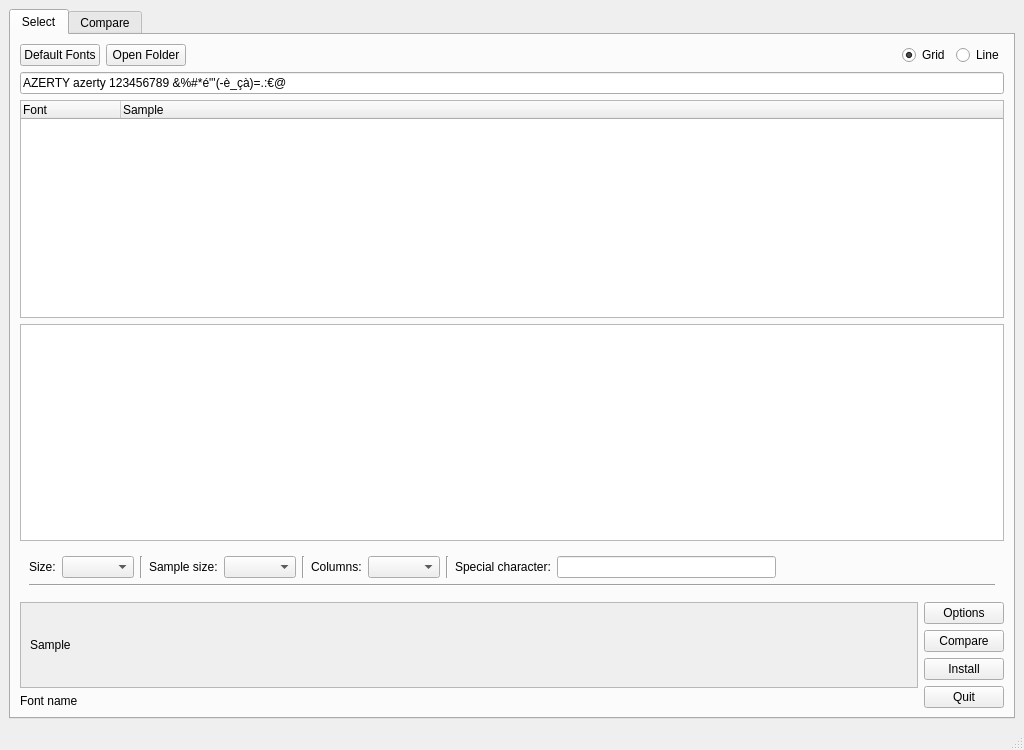
<?xml version="1.0" encoding="UTF-8"?>
<ui version="4.0">
 <class>MainWindow</class>
 <widget class="QMainWindow" name="MainWindow">
  <property name="geometry">
   <rect>
    <x>0</x>
    <y>0</y>
    <width>1024</width>
    <height>750</height>
   </rect>
  </property>
  <property name="windowTitle">
   <string notr="true">Font Installer</string>
  </property>
  <property name="windowIcon">
   <iconset resource="ressources.qrc">
    <normaloff>:/images/icon</normaloff>:/images/icon</iconset>
  </property>
  <widget class="QWidget" name="centralwidget">
   <layout class="QVBoxLayout" name="verticalLayout_6">
    <item>
     <widget class="QTabWidget" name="tabWidget">
      <property name="currentIndex">
       <number>0</number>
      </property>
      <widget class="QWidget" name="tabSelect">
       <attribute name="title">
        <string>Select</string>
       </attribute>
       <layout class="QVBoxLayout" name="verticalLayout_5">
        <item>
         <layout class="QHBoxLayout" name="inputLayout">
          <item>
           <widget class="QPushButton" name="buttonDefault">
            <property name="text">
             <string>Default Fonts</string>
            </property>
           </widget>
          </item>
          <item>
           <widget class="QPushButton" name="buttonFolder">
            <property name="text">
             <string>Open Folder</string>
            </property>
           </widget>
          </item>
          <item>
           <spacer name="horizontalSpacer">
            <property name="orientation">
             <enum>Qt::Horizontal</enum>
            </property>
            <property name="sizeHint" stdset="0">
             <size>
              <width>40</width>
              <height>20</height>
             </size>
            </property>
           </spacer>
          </item>
          <item>
           <layout class="QHBoxLayout" name="horizontalLayout_4">
            <item>
             <widget class="QRadioButton" name="radioGrid">
              <property name="text">
               <string>Grid</string>
              </property>
              <property name="checked">
               <bool>true</bool>
              </property>
             </widget>
            </item>
            <item>
             <widget class="QRadioButton" name="radioLine">
              <property name="text">
               <string>Line</string>
              </property>
              <property name="checked">
               <bool>false</bool>
              </property>
             </widget>
            </item>
           </layout>
          </item>
         </layout>
        </item>
        <item>
         <layout class="QHBoxLayout" name="textLayout">
          <item>
           <widget class="QLineEdit" name="lineEdit">
            <property name="text">
             <string notr="true">AZERTY azerty 123456789 &amp;%#*é&quot;'(-è_çà)=.:€@</string>
            </property>
           </widget>
          </item>
         </layout>
        </item>
        <item>
         <widget class="QTreeWidget" name="treeWidget">
          <property name="selectionMode">
           <enum>QAbstractItemView::SingleSelection</enum>
          </property>
          <property name="textElideMode">
           <enum>Qt::ElideNone</enum>
          </property>
          <column>
           <property name="text">
            <string>Font</string>
           </property>
          </column>
          <column>
           <property name="text">
            <string>Sample</string>
           </property>
          </column>
         </widget>
        </item>
        <item>
         <widget class="QTableWidget" name="tableWidget">
          <property name="selectionMode">
           <enum>QAbstractItemView::SingleSelection</enum>
          </property>
          <property name="textElideMode">
           <enum>Qt::ElideNone</enum>
          </property>
          <attribute name="horizontalHeaderVisible">
           <bool>false</bool>
          </attribute>
          <attribute name="verticalHeaderVisible">
           <bool>false</bool>
          </attribute>
         </widget>
        </item>
        <item>
         <widget class="QWidget" name="optionsWidget" native="true">
          <property name="sizePolicy">
           <sizepolicy hsizetype="Minimum" vsizetype="Maximum">
            <horstretch>0</horstretch>
            <verstretch>0</verstretch>
           </sizepolicy>
          </property>
          <layout class="QVBoxLayout" name="verticalLayout">
           <item>
            <layout class="QHBoxLayout" name="optionLayout">
             <item>
              <widget class="QLabel" name="labelSize">
               <property name="text">
                <string>Size:</string>
               </property>
              </widget>
             </item>
             <item>
              <widget class="QComboBox" name="comboSize"/>
             </item>
             <item>
              <widget class="Line" name="line_1">
               <property name="orientation">
                <enum>Qt::Vertical</enum>
               </property>
              </widget>
             </item>
             <item>
              <widget class="QLabel" name="labelSampleSize">
               <property name="text">
                <string>Sample size:</string>
               </property>
              </widget>
             </item>
             <item>
              <widget class="QComboBox" name="comboSampleSize"/>
             </item>
             <item>
              <widget class="Line" name="line_2">
               <property name="orientation">
                <enum>Qt::Vertical</enum>
               </property>
              </widget>
             </item>
             <item>
              <widget class="QLabel" name="labelColumns">
               <property name="text">
                <string>Columns:</string>
               </property>
              </widget>
             </item>
             <item>
              <widget class="QComboBox" name="comboColumns"/>
             </item>
             <item>
              <widget class="Line" name="line">
               <property name="orientation">
                <enum>Qt::Vertical</enum>
               </property>
              </widget>
             </item>
             <item>
              <widget class="QLabel" name="labelNeed">
               <property name="text">
                <string>Special character:</string>
               </property>
              </widget>
             </item>
             <item>
              <widget class="QLineEdit" name="editNeed"/>
             </item>
             <item>
              <spacer name="horizontalSpacer_options">
               <property name="orientation">
                <enum>Qt::Horizontal</enum>
               </property>
               <property name="sizeHint" stdset="0">
                <size>
                 <width>40</width>
                 <height>0</height>
                </size>
               </property>
              </spacer>
             </item>
            </layout>
           </item>
           <item>
            <widget class="Line" name="lineOptions">
             <property name="orientation">
              <enum>Qt::Horizontal</enum>
             </property>
            </widget>
           </item>
          </layout>
         </widget>
        </item>
        <item>
         <layout class="QHBoxLayout" name="sampleLayout">
          <item>
           <layout class="QVBoxLayout" name="verticalLayout_4">
            <item>
             <widget class="QScrollArea" name="scrollSample">
              <property name="sizePolicy">
               <sizepolicy hsizetype="Expanding" vsizetype="Minimum">
                <horstretch>0</horstretch>
                <verstretch>0</verstretch>
               </sizepolicy>
              </property>
              <property name="widgetResizable">
               <bool>true</bool>
              </property>
              <widget class="QWidget" name="scrollAreaWidgetContents_2">
               <property name="geometry">
                <rect>
                 <x>0</x>
                 <y>0</y>
                 <width>885</width>
                 <height>101</height>
                </rect>
               </property>
               <layout class="QHBoxLayout" name="horizontalLayout_2">
                <item>
                 <widget class="QLabel" name="sample">
                  <property name="text">
                   <string>Sample</string>
                  </property>
                 </widget>
                </item>
               </layout>
              </widget>
             </widget>
            </item>
            <item>
             <widget class="QLabel" name="fontNameLabel">
              <property name="sizePolicy">
               <sizepolicy hsizetype="Preferred" vsizetype="Maximum">
                <horstretch>0</horstretch>
                <verstretch>0</verstretch>
               </sizepolicy>
              </property>
              <property name="text">
               <string>Font name</string>
              </property>
             </widget>
            </item>
           </layout>
          </item>
          <item>
           <layout class="QVBoxLayout" name="verticalLayout_3">
            <item>
             <widget class="QPushButton" name="buttonOptions">
              <property name="text">
               <string>Options</string>
              </property>
              <property name="checkable">
               <bool>true</bool>
              </property>
             </widget>
            </item>
            <item>
             <widget class="QPushButton" name="compareButton">
              <property name="text">
               <string>Compare</string>
              </property>
             </widget>
            </item>
            <item>
             <widget class="QPushButton" name="installFontButton">
              <property name="text">
               <string>Install</string>
              </property>
             </widget>
            </item>
            <item>
             <widget class="QPushButton" name="buttonQuit">
              <property name="text">
               <string>Quit</string>
              </property>
             </widget>
            </item>
           </layout>
          </item>
         </layout>
        </item>
       </layout>
       <zorder>tableWidget</zorder>
       <zorder>treeWidget</zorder>
       <zorder>optionsWidget</zorder>
      </widget>
      <widget class="QWidget" name="tabCompare">
       <attribute name="title">
        <string>Compare</string>
       </attribute>
       <layout class="QVBoxLayout" name="verticalLayout_2">
        <item>
         <widget class="QTreeWidget" name="compareTreeWidget">
          <property name="selectionMode">
           <enum>QAbstractItemView::SingleSelection</enum>
          </property>
          <property name="textElideMode">
           <enum>Qt::ElideNone</enum>
          </property>
          <column>
           <property name="text">
            <string>Font</string>
           </property>
          </column>
          <column>
           <property name="text">
            <string>Sample</string>
           </property>
          </column>
         </widget>
        </item>
        <item>
         <layout class="QHBoxLayout" name="horizontalLayout">
          <item>
           <widget class="QPushButton" name="removeButton">
            <property name="text">
             <string>Remove</string>
            </property>
           </widget>
          </item>
          <item>
           <widget class="QPushButton" name="installButton">
            <property name="text">
             <string>Install</string>
            </property>
           </widget>
          </item>
          <item>
           <spacer name="horizontalSpacer_2">
            <property name="orientation">
             <enum>Qt::Horizontal</enum>
            </property>
            <property name="sizeHint" stdset="0">
             <size>
              <width>40</width>
              <height>20</height>
             </size>
            </property>
           </spacer>
          </item>
          <item>
           <widget class="QPushButton" name="quitButton">
            <property name="text">
             <string>Quit</string>
            </property>
           </widget>
          </item>
         </layout>
        </item>
       </layout>
      </widget>
     </widget>
    </item>
   </layout>
  </widget>
  <widget class="QStatusBar" name="statusBar"/>
 </widget>
 <resources>
  <include location="ressources.qrc"/>
 </resources>
 <connections>
  <connection>
   <sender>quitButton</sender>
   <signal>clicked()</signal>
   <receiver>MainWindow</receiver>
   <slot>close()</slot>
   <hints>
    <hint type="sourcelabel">
     <x>964</x>
     <y>694</y>
    </hint>
    <hint type="destinationlabel">
     <x>1018</x>
     <y>711</y>
    </hint>
   </hints>
  </connection>
 </connections>
</ui>
